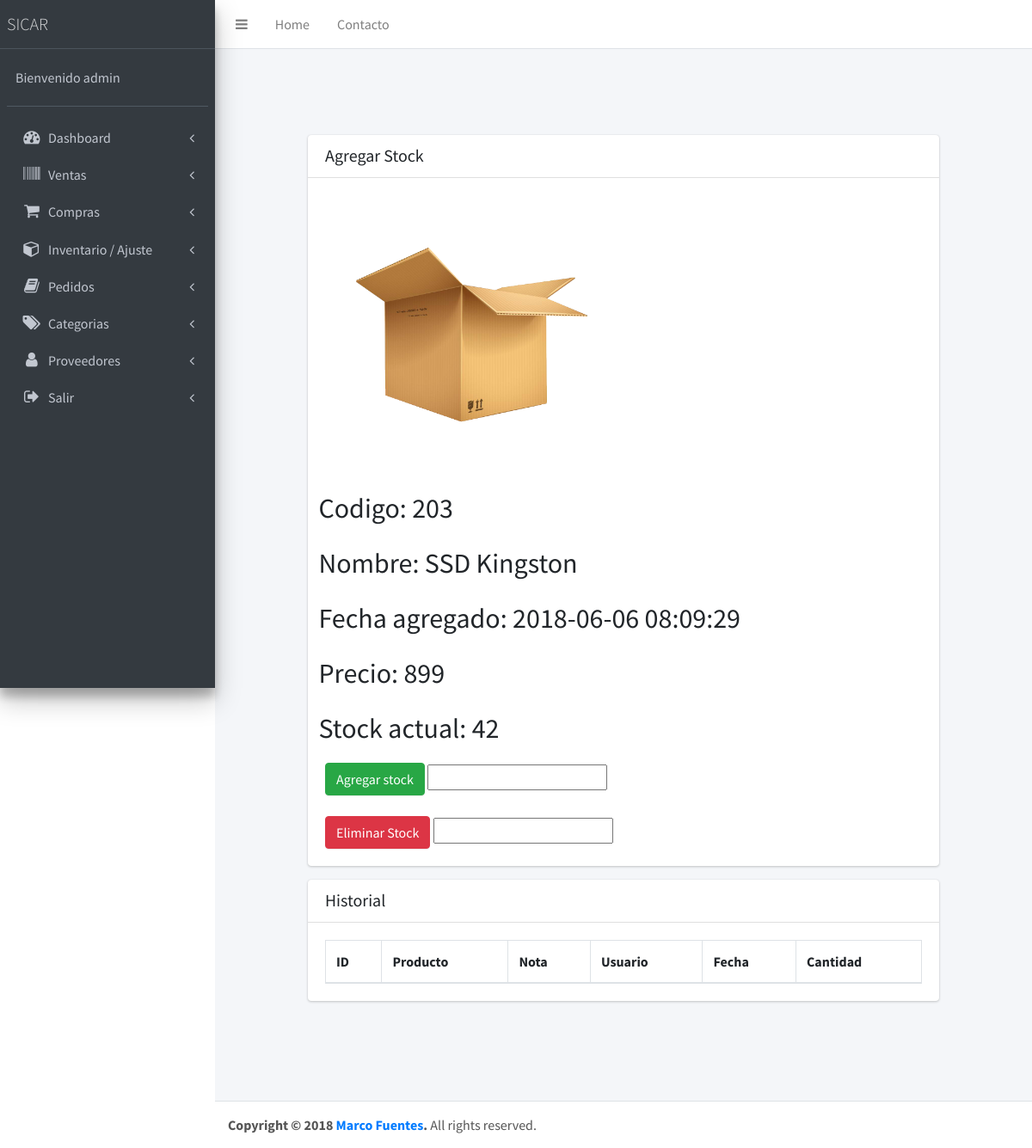
Screenshot of /index.php?action=stock-historial&idProducto=5 (signed in) with the database file from the repository.
### tables this page shows
CREATE TABLE `productos` (
  `id` int(11) NOT NULL,
  `codigo_producto` int(11) NOT NULL,
  `nombre` varchar(100) NOT NULL,
  `descripcion` varchar(200) NOT NULL,
  `date_added` datetime NOT NULL,
  `precio_producto` int(11) NOT NULL,
  `precio_compra` int(11) NOT NULL,
  `utilidad` int(11) NOT NULL,
  `cantidad_stock` int(11) NOT NULL,
  `id_categoria` int(11) NOT NULL
);

### controllers/productsController.php (called while the page is built, shortened)
<?php
	class ProductsController{
		public function template(){
			include "views/template.php";
		}
		public function productsLinks(){
			if(isset($_GET["action"])){
				$link = $_GET["action"];
			}else{
				$link = "index";
			}
			$resp = Pages::linkPagesM($link);
			include $resp;
		}
	}
?>

### index.php (called while the page is built, shortened)
<?php
require_once "models/crudProductos.php";
require_once "controllers/productsController.php";
$mvc = new ProductsController();
$mvc -> template();
?>

### models/conexion.php (called while the page is built)
<?php
class Conexion{
	public static function conectar(){
		$link = new PDO("mysql:host=localhost;dbname=sicar","root","SANCHEZ55");
        return $link;
	}
}

### models/crudProductos.php (called while the page is built, shortened)
<?php
	require_once("conexion.php");
	class DatosProd extends Conexion{
        public static function getProductModel($table, $idP){
            $statement = Conexion::conectar()->prepare("SELECT * FROM $table WHERE id = :id");
            $statement->bindParam(":id", $idP, PDO::PARAM_INT);
            $statement->execute();
            return $statement->fetch();
        }
	}
?>

### views/modules/stock-historial.php (the view, shortened to what this page needs)
<?php
$idP = $_GET["idProducto"];
$producto = DatosProd::getProductModel("productos", $idP);
?>
<div class="content-wrapper">
    <section class="content">
        <div class="container-fluid" style="padding: 100px 100px;">
            <div class="card">
                <div class="card-header">
                    <div class="row">
                        <div class="col-md-10">
                            <h3 class="card-title" style="display: inline-block;">Agregar Stock</h3>
                        </div>
                    </div>
                </div>
                <div class="card-body" >
                    <div class="row">
                        <img src="views/modules/box.png" width="300px" height="300px" style="display: inline-block; float: left; margin: 20px">
                        <div style="display: inline-block; float: left;">
                            <p style=" font-size: xx-large">Codigo: <?php echo $producto["codigo_producto"]?></p>
                            <p style=" font-size: xx-large">Nombre: <?php echo $producto["nombre"]?></p>
                            <p style="font-size: xx-large">Fecha agregado: <?php echo $producto["date_added"]?></p>
                            <p style="font-size: xx-large">Precio: <?php echo $producto["precio_producto"]?></p>
                            <p style="font-size: xx-large">Stock actual: <?php echo $producto["cantidad_stock"]?></p>
                        </div>
                    </div>
                    <div>
                        <form method='post' role='form'>
                            <button class="btn btn-success" >Agregar stock</button>
                            <input name="addStock" type="text" required>
                        </form>
                        <br>
                        <form method='post' role='form'>
                            <button class="btn btn-danger">Eliminar Stock</button>
                            <input name="delStock" type="text" required>
                        </form>
                    </div>
                </div>
            </div>
            <div class="card">
                <div class="card-header">
                    <div class="row">
                        <div class="col-md-11">
                            <h3 class="card-title" style="display: inline-block;">Historial</h3>
                        </div>
                    </div>
                </div>
                <div class="card-body">
                    <table id="example1" class="table table-bordered table-striped">
                        <thead>
                        <tr>
                            <th>ID</th>
                            <th>Producto</th>
                            <th>Nota</th>
                            <th>Usuario</th>
                            <th>Fecha</th>
                            <th>Cantidad</th>
                        </tr>
                        </thead>
                    </table>
                </div>
            </div>
        </div>
</div>
</div>

### rows the page displays
productos: codigo_producto "203", nombre "SSD Kingston", date_added "2018-06-06 08:09:29", precio_producto "899", cantidad_stock "42"

### other values shown
$_SESSION["usuario"] "admin"
